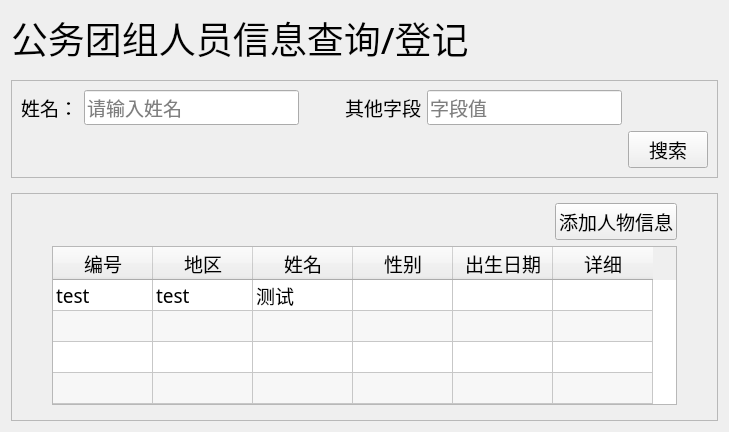
<?xml version="1.0" encoding="UTF-8"?>
<ui version="4.0">
 <class>Form</class>
 <widget class="QWidget" name="Form">
  <property name="geometry">
   <rect>
    <x>0</x>
    <y>0</y>
    <width>729</width>
    <height>432</height>
   </rect>
  </property>
  <property name="font">
   <font>
    <family>SimHei</family>
    <pointsize>14</pointsize>
   </font>
  </property>
  <property name="windowTitle">
   <string>Form</string>
  </property>
  <layout class="QVBoxLayout" name="verticalLayout">
   <property name="spacing">
    <number>15</number>
   </property>
   <item>
    <widget class="QLabel" name="label">
     <property name="font">
      <font>
       <family>SimHei</family>
       <pointsize>28</pointsize>
      </font>
     </property>
     <property name="text">
      <string>公务团组人员信息查询/登记</string>
     </property>
    </widget>
   </item>
   <item>
    <widget class="QFrame" name="frame">
     <property name="font">
      <font>
       <family>SimHei</family>
       <pointsize>14</pointsize>
      </font>
     </property>
     <property name="frameShape">
      <enum>QFrame::StyledPanel</enum>
     </property>
     <layout class="QGridLayout" name="gridLayout">
      <item row="0" column="3">
       <spacer name="horizontalSpacer">
        <property name="orientation">
         <enum>Qt::Horizontal</enum>
        </property>
        <property name="sizeType">
         <enum>QSizePolicy::Fixed</enum>
        </property>
        <property name="sizeHint" stdset="0">
         <size>
          <width>40</width>
          <height>20</height>
         </size>
        </property>
       </spacer>
      </item>
      <item row="1" column="6">
       <widget class="QPushButton" name="button_search">
        <property name="cursor">
         <cursorShape>PointingHandCursor</cursorShape>
        </property>
        <property name="text">
         <string>搜索</string>
        </property>
       </widget>
      </item>
      <item row="0" column="4">
       <layout class="QHBoxLayout" name="horizontalLayout_2">
        <item>
         <widget class="QLabel" name="label_3">
          <property name="text">
           <string>其他字段</string>
          </property>
         </widget>
        </item>
        <item>
         <widget class="QLineEdit" name="lineEdit_2">
          <property name="placeholderText">
           <string>字段值</string>
          </property>
         </widget>
        </item>
       </layout>
      </item>
      <item row="0" column="0">
       <layout class="QHBoxLayout" name="horizontalLayout_3">
        <item>
         <widget class="QLabel" name="label_2">
          <property name="text">
           <string>姓名：</string>
          </property>
         </widget>
        </item>
        <item>
         <widget class="QLineEdit" name="lineEdit">
          <property name="placeholderText">
           <string>请输入姓名</string>
          </property>
         </widget>
        </item>
       </layout>
      </item>
     </layout>
    </widget>
   </item>
   <item>
    <widget class="QFrame" name="frame_2">
     <property name="frameShape">
      <enum>QFrame::StyledPanel</enum>
     </property>
     <layout class="QVBoxLayout" name="verticalLayout_2">
      <property name="leftMargin">
       <number>40</number>
      </property>
      <property name="rightMargin">
       <number>40</number>
      </property>
      <item>
       <layout class="QHBoxLayout" name="horizontalLayout">
        <item>
         <spacer name="horizontalSpacer_2">
          <property name="orientation">
           <enum>Qt::Horizontal</enum>
          </property>
          <property name="sizeHint" stdset="0">
           <size>
            <width>40</width>
            <height>20</height>
           </size>
          </property>
         </spacer>
        </item>
        <item>
         <widget class="QPushButton" name="button_add">
          <property name="font">
           <font>
            <family>SimHei</family>
            <pointsize>14</pointsize>
           </font>
          </property>
          <property name="cursor">
           <cursorShape>PointingHandCursor</cursorShape>
          </property>
          <property name="text">
           <string>添加人物信息</string>
          </property>
         </widget>
        </item>
       </layout>
      </item>
      <item>
       <widget class="QTableWidget" name="tableWidget">
        <property name="minimumSize">
         <size>
          <width>601</width>
          <height>0</height>
         </size>
        </property>
        <property name="font">
         <font>
          <family>SimHei</family>
          <pointsize>14</pointsize>
         </font>
        </property>
        <property name="verticalScrollBarPolicy">
         <enum>Qt::ScrollBarAlwaysOff</enum>
        </property>
        <property name="horizontalScrollBarPolicy">
         <enum>Qt::ScrollBarAlwaysOff</enum>
        </property>
        <property name="alternatingRowColors">
         <bool>true</bool>
        </property>
        <property name="rowCount">
         <number>10</number>
        </property>
        <property name="columnCount">
         <number>6</number>
        </property>
        <attribute name="verticalHeaderVisible">
         <bool>false</bool>
        </attribute>
        <row/>
        <row/>
        <row/>
        <row/>
        <row/>
        <row/>
        <row/>
        <row/>
        <row/>
        <row/>
        <column>
         <property name="text">
          <string>编号</string>
         </property>
        </column>
        <column>
         <property name="text">
          <string>地区</string>
         </property>
        </column>
        <column>
         <property name="text">
          <string>姓名</string>
         </property>
        </column>
        <column>
         <property name="text">
          <string>性别</string>
         </property>
        </column>
        <column>
         <property name="text">
          <string>出生日期</string>
         </property>
        </column>
        <column>
         <property name="text">
          <string>详细</string>
         </property>
        </column>
        <item row="0" column="0">
         <property name="text">
          <string>test</string>
         </property>
        </item>
        <item row="0" column="1">
         <property name="text">
          <string>test</string>
         </property>
        </item>
        <item row="0" column="2">
         <property name="text">
          <string>测试</string>
         </property>
        </item>
       </widget>
      </item>
      <item>
       <widget class="PageController" name="page_controller" native="true"/>
      </item>
     </layout>
    </widget>
   </item>
  </layout>
 </widget>
 <customwidgets>
  <customwidget>
   <class>PageController</class>
   <extends>QWidget</extends>
   <header location="global">ui.page_elements.PageController</header>
   <container>1</container>
  </customwidget>
 </customwidgets>
 <resources/>
 <connections/>
</ui>
